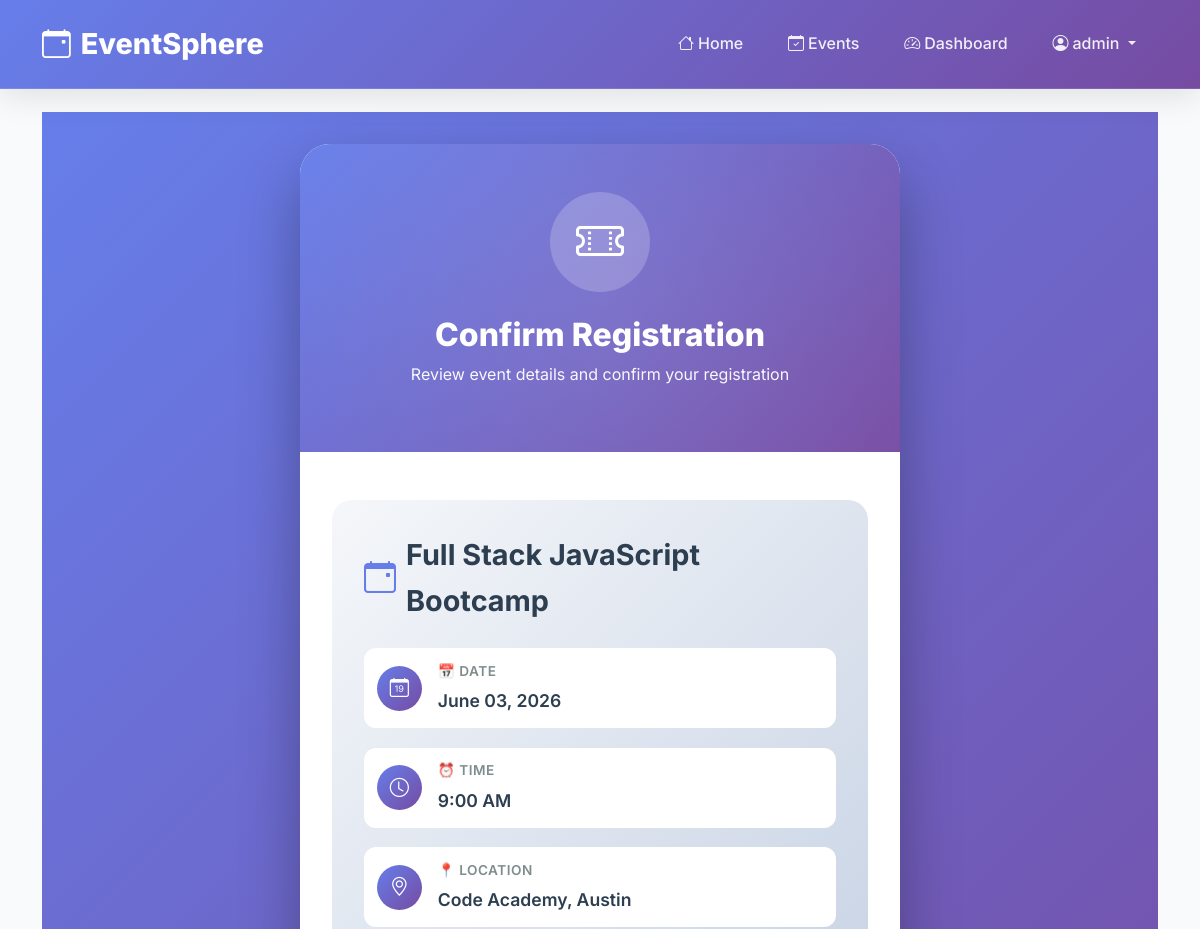
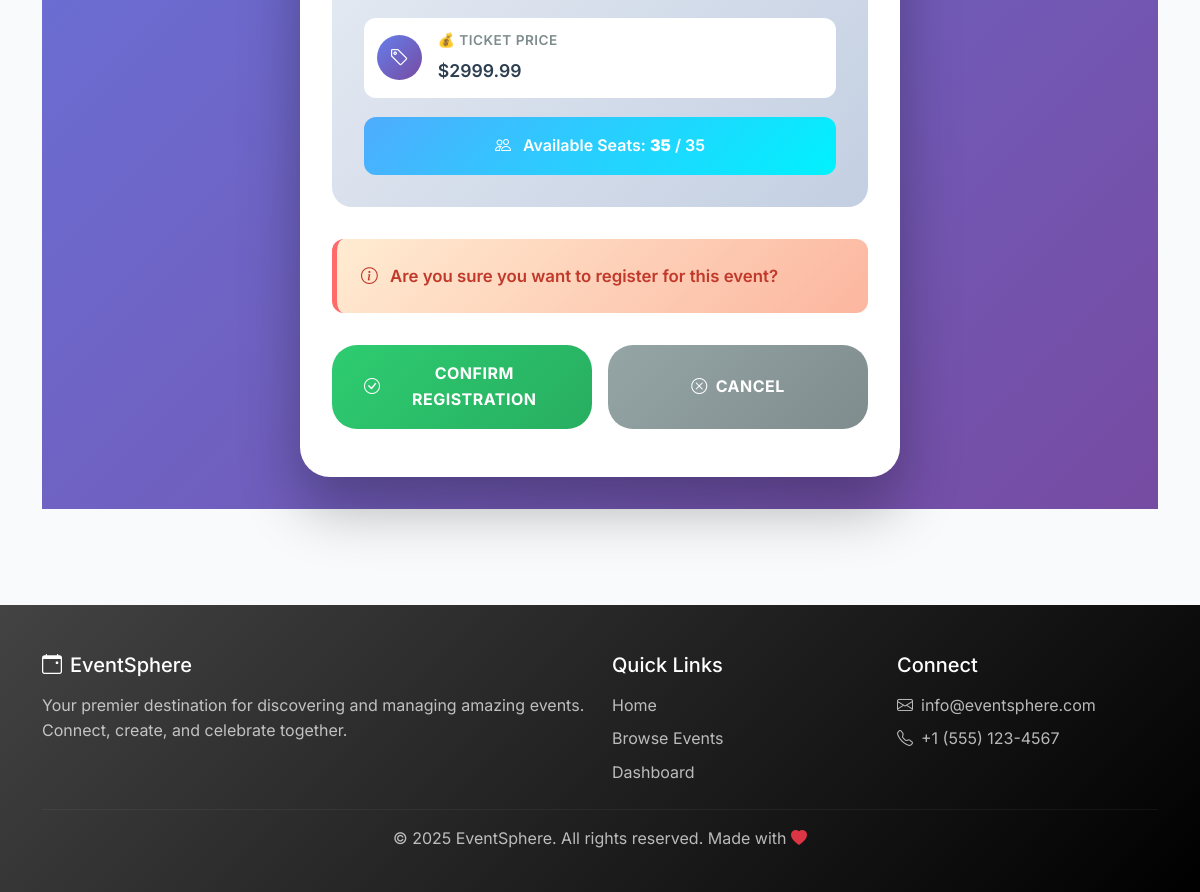
Screenshot of /events/21/register/ (signed in) with the database file from the repository (2 pictures, top to bottom).
### eventapp/models.py (models this page shows, shortened)
class Event(models.Model):
    STATUS_SCHEDULED = 'scheduled'
    STATUS_CANCELLED = 'cancelled'
    STATUS_COMPLETED = 'completed'
    STATUS_CHOICES = [
        (STATUS_SCHEDULED, 'Scheduled'),
        (STATUS_CANCELLED, 'Cancelled'),
        (STATUS_COMPLETED, 'Completed'),
    ]
    title = models.CharField(max_length=200)
    description = models.TextField(blank=True, null=True)
    date = models.DateField()
    time = models.TimeField(blank=True, null=True)
    location = models.CharField(max_length=250, blank=True)
    created_by = models.ForeignKey(User, on_delete=models.CASCADE, related_name='events', null=True)
    created_at = models.DateTimeField(auto_now_add=True)
    updated_at = models.DateTimeField(auto_now=True)
    status = models.CharField(max_length=20, choices=STATUS_CHOICES, default=STATUS_SCHEDULED)
    capacity = models.PositiveIntegerField(default=100, validators=[MinValueValidator(1)])
    ticket_price = models.DecimalField(max_digits=10, decimal_places=2, default=0.00)
    reminder_enabled = models.BooleanField(default=False)
    reminder_phone = models.CharField(max_length=20, blank=True)
    reminder_sent = models.BooleanField(default=False)
    REMINDER_CHANNEL_SMS = 'sms'
    REMINDER_CHANNEL_WHATSAPP = 'whatsapp'
    REMINDER_CHANNEL_EMAIL = 'email'
    REMINDER_CHANNEL_CHOICES = [
        (REMINDER_CHANNEL_SMS, 'SMS'),
        (REMINDER_CHANNEL_WHATSAPP, 'WhatsApp'),
        (REMINDER_CHANNEL_EMAIL, 'Email'),
    ]
    reminder_channel = models.CharField(max_length=10, choices=REMINDER_CHANNEL_CHOICES, default=REMINDER_CHANNEL_EMAIL)
    @property
    def available_seats(self):
        registered = self.registrations.filter(payment_status='completed').count()
        return self.capacity - registered
    @property
    def is_full(self):
        return self.available_seats <= 0

### eventapp/views.py (the view, shortened to what this page needs)
# urls.py: path('events/<int:event_id>/register/', views.register_for_event, name='register_for_event'),
@login_required
def register_for_event(request, event_id):
    event = get_object_or_404(Event, id=event_id)
    if event.status != Event.STATUS_SCHEDULED:
        messages.error(request, 'This event is not available for registration.')
        return redirect('event_detail', event_id=event_id)
    if event.is_full:
        messages.error(request, 'This event is fully booked.')
        return redirect('event_detail', event_id=event_id)
    if Registration.objects.filter(event=event, attendee=request.user).exists():
        messages.warning(request, 'You are already registered for this event.')
        return redirect('event_detail', event_id=event_id)
    return render(request, 'eventapp/register_confirm.html', {'event': event})

### eventapp/templates/eventapp/register_confirm.html (shortened to what this page needs)
{% extends 'eventapp/base.html' %}
{% block content %}
<div class="confirm-container">
  <div class="confirm-card">
    <div class="confirm-header">
      <div class="confirm-icon">
        <i class="bi bi-ticket-perforated"></i>
      </div>
      <h2>Confirm Registration</h2>
      <p>Review event details and confirm your registration</p>
    </div>
    <div class="confirm-body">
      <div class="event-info">
        <div class="event-title">
          <i class="bi bi-calendar-event"></i>
          {{ event.title }}
        </div>
        <div class="info-row">
          <div class="info-icon">
            <i class="bi bi-calendar-date"></i>
          </div>
          <div class="info-content">
            <div class="info-label">📅 Date</div>
            <div class="info-value">{{ event.date|date:"F d, Y" }}</div>
          </div>
        </div>
        <div class="info-row">
          <div class="info-icon">
            <i class="bi bi-clock"></i>
          </div>
          <div class="info-content">
            <div class="info-label">⏰ Time</div>
            <div class="info-value">{{ event.time|time:"g:i A"|default:"TBA" }}</div>
          </div>
        </div>
        <div class="info-row">
          <div class="info-icon">
            <i class="bi bi-geo-alt"></i>
          </div>
          <div class="info-content">
            <div class="info-label">📍 Location</div>
            <div class="info-value">{{ event.location|default:"Location TBD" }}</div>
          </div>
        </div>
        <div class="info-row">
          <div class="info-icon">
            <i class="bi bi-tag"></i>
          </div>
          <div class="info-content">
            <div class="info-label">💰 Ticket Price</div>
            <div class="info-value">
              {% if event.ticket_price == 0 %}
                <span class="badge bg-success">FREE</span>
              {% else %}
                ${{ event.ticket_price }}
              {% endif %}
            </div>
          </div>
        </div>
        <div class="capacity-info">
          <i class="bi bi-people me-2"></i>
          Available Seats: <strong>{{ event.available_seats }}</strong> / {{ event.capacity }}
        </div>
      </div>
      <div class="confirmation-message">
        <p>
          <i class="bi bi-info-circle me-2"></i>
          Are you sure you want to register for this event?
        </p>
      </div>
      <form method="post" style="display: contents;">
        <div class="action-buttons">
          <button type="submit" class="btn-confirm">
            <i class="bi bi-check-circle"></i>
            Confirm Registration
          </button>
          <a href="{% url 'event_detail' event.id %}" class="btn-cancel">
            <i class="bi bi-x-circle"></i>
            Cancel
          </a>
        </div>
      </form>
    </div>
  </div>
</div>
{% endblock %}

### eventapp/templates/eventapp/base.html (shortened to what this page needs)
{% load static %}
<!DOCTYPE html>
<html lang="en">
<head>
  <link href="https://cdn.jsdelivr.net/npm/bootstrap@5.3.2/dist/css/bootstrap.min.css" rel="stylesheet">
  <link href="https://cdn.jsdelivr.net/npm/bootstrap-icons@1.11.0/font/bootstrap-icons.css" rel="stylesheet">
</head>
<body>
  <nav class="navbar navbar-expand-lg navbar-modern fixed-top">
    <div class="container">
      <a class="navbar-brand" href="{% url 'home' %}">
        <i class="bi bi-calendar-event"></i>
        EventSphere
      </a>
      <div class="collapse navbar-collapse" id="navbarNav">
        <ul class="navbar-nav ms-auto">
          <li class="nav-item">
            <a class="nav-link" href="{% url 'home' %}">
              <i class="bi bi-house me-1"></i>Home
            </a>
          </li>
          <li class="nav-item">
            <a class="nav-link" href="{% url 'view_events' %}">
              <i class="bi bi-calendar-check me-1"></i>Events
            </a>
          </li>
          {% if user.is_authenticated %}
            <li class="nav-item">
              <a class="nav-link" href="{% url 'dashboard' %}">
                <i class="bi bi-speedometer2 me-1"></i>Dashboard
              </a>
            </li>
            <li class="nav-item dropdown">
              <a class="nav-link dropdown-toggle" href="#" id="userDropdown" role="button" data-bs-toggle="dropdown">
                <i class="bi bi-person-circle me-1"></i>{{ user.username }}
              </a>
            </li>
          {% endif %}
        </ul>
      </div>
    </div>
  </nav>
  <main class="main-content" style="margin-top: 80px;">
    <div class="container">
      <div class="fade-in-up">
        {% block content %}{% endblock %}
      </div>
    </div>
  </main>
  <footer class="footer-modern">
    <div class="container">
      <div class="row">
        <div class="col-md-6">
          <h5><i class="bi bi-calendar-event me-2"></i>EventSphere</h5>
          <p>Your premier destination for discovering and managing amazing events. Connect, create, and celebrate together.</p>
        </div>
        <div class="col-md-3">
          <h5>Quick Links</h5>
          <p><a href="{% url 'home' %}">Home</a></p>
          <p><a href="{% url 'view_events' %}">Browse Events</a></p>
          {% if user.is_authenticated %}
            <p><a href="{% url 'dashboard' %}">Dashboard</a></p>
          {% endif %}
        </div>
        <div class="col-md-3">
          <h5>Connect</h5>
          <p><i class="bi bi-envelope me-2"></i>info@eventsphere.com</p>
          <p><i class="bi bi-telephone me-2"></i>+1 (555) 123-4567</p>
        </div>
      </div>
      <hr style="border-color: rgba(255,255,255,0.2);">
      <div class="text-center">
        <p>&copy; 2025 EventSphere. All rights reserved. Made with <i class="bi bi-heart-fill text-danger"></i></p>
      </div>
    </div>
  </footer>
</body>
</html>

### eventapp/templates/eventapp/base.html (style rules this page uses)
:root { --primary-gradient: linear-gradient(135deg, #667eea 0%, #764ba2 100%); --secondary-gradient: linear-gradient(135deg, #f093fb 0%, #f5576c 100%); --success-gradient: linear-gradient(135deg, #4facfe 0%, #00f2fe 100%); --warning-gradient: linear-gradient(135deg, #43e97b 0%, #38f9d7 100%); --danger-gradient: linear-gradient(135deg, #fa709a 0%, #fee140 100%); --dark-gradient: linear-gradient(135deg, #434343 0%, #000000 100%); --light-bg: #f8fafc; --card-shadow: 0 10px 40px rgba(0,0,0,0.1); --hover-shadow: 0 20px 60px rgba(0,0,0,0.15); }
* { margin: 0; padding: 0; box-sizing: border-box; }
body { font-family: 'Inter', sans-serif; background: var(--light-bg); line-height: 1.6; color: #2d3748; }
.navbar-modern { background: var(--primary-gradient); backdrop-filter: blur(10px); border-bottom: 1px solid rgba(255,255,255,0.1); padding: 1rem 0; box-shadow: 0 8px 32px rgba(0,0,0,0.1); }
.navbar-brand { font-weight: 800; font-size: 1.8rem; color: white !important; text-decoration: none; display: flex; align-items: center; gap: 10px; }
.nav-link { color: rgba(255,255,255,0.9) !important; font-weight: 500; padding: 0.8rem 1.2rem !important; border-radius: 25px; transition: all 0.3s ease; margin: 0 0.2rem; }
.main-content { min-height: calc(100vh - 80px); padding: 2rem 0; }
.fade-in-up { animation: fadeInUp 0.6s ease; }
.footer-modern { background: var(--dark-gradient); color: white; padding: 3rem 0 2rem; margin-top: 4rem; }
.footer-modern h5 { color: #fff; margin-bottom: 1rem; }
.footer-modern p { color: rgba(255,255,255,0.7); margin-bottom: 0.5rem; }
.footer-modern a { color: rgba(255,255,255,0.7); text-decoration: none; transition: color 0.3s ease; }

### rows the page displays
Event: title "Full Stack JavaScript Bootcamp", date "June 03, 2026", time "9:00 AM", location "Code Academy, Austin", ticket_price "2999.99", available_seats "35", capacity "35"

### other values shown
{{ user.username }} "admin"
